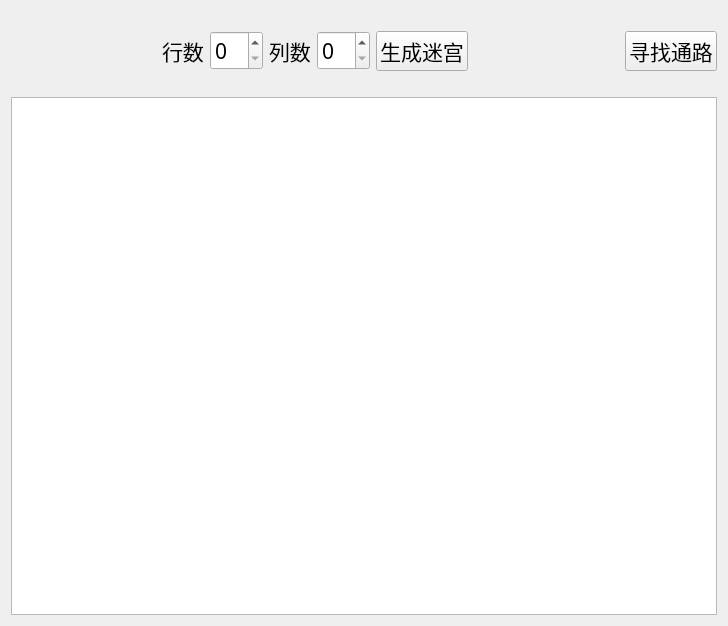
<?xml version="1.0" encoding="UTF-8"?>
<ui version="4.0">
 <class>AStar</class>
 <widget class="QFrame" name="AStar">
  <property name="windowModality">
   <enum>Qt::NonModal</enum>
  </property>
  <property name="enabled">
   <bool>true</bool>
  </property>
  <property name="geometry">
   <rect>
    <x>0</x>
    <y>0</y>
    <width>728</width>
    <height>626</height>
   </rect>
  </property>
  <property name="windowTitle">
   <string>A*迷宫算法</string>
  </property>
  <layout class="QVBoxLayout" name="verticalLayout">
   <item>
    <spacer name="horizontalSpacer_4">
     <property name="orientation">
      <enum>Qt::Horizontal</enum>
     </property>
     <property name="sizeHint" stdset="0">
      <size>
       <width>40</width>
       <height>20</height>
      </size>
     </property>
    </spacer>
   </item>
   <item>
    <layout class="QHBoxLayout" name="horizontalLayout">
     <item>
      <spacer name="horizontalSpacer_2">
       <property name="orientation">
        <enum>Qt::Horizontal</enum>
       </property>
       <property name="sizeHint" stdset="0">
        <size>
         <width>40</width>
         <height>20</height>
        </size>
       </property>
      </spacer>
     </item>
     <item>
      <widget class="QLabel" name="label_row">
       <property name="font">
        <font>
         <family>微软雅黑 Light</family>
         <pointsize>16</pointsize>
        </font>
       </property>
       <property name="text">
        <string>行数</string>
       </property>
      </widget>
     </item>
     <item>
      <widget class="QSpinBox" name="spinBox_row">
       <property name="font">
        <font>
         <family>微软雅黑 Light</family>
         <pointsize>16</pointsize>
        </font>
       </property>
      </widget>
     </item>
     <item>
      <widget class="QLabel" name="label_col">
       <property name="font">
        <font>
         <family>微软雅黑 Light</family>
         <pointsize>16</pointsize>
        </font>
       </property>
       <property name="text">
        <string>列数</string>
       </property>
      </widget>
     </item>
     <item>
      <widget class="QSpinBox" name="spinBox_col">
       <property name="font">
        <font>
         <family>微软雅黑 Light</family>
         <pointsize>16</pointsize>
        </font>
       </property>
      </widget>
     </item>
     <item>
      <widget class="QPushButton" name="pushButtonGenerate">
       <property name="font">
        <font>
         <family>微软雅黑 Light</family>
         <pointsize>16</pointsize>
        </font>
       </property>
       <property name="text">
        <string>生成迷宫</string>
       </property>
      </widget>
     </item>
     <item>
      <spacer name="horizontalSpacer">
       <property name="orientation">
        <enum>Qt::Horizontal</enum>
       </property>
       <property name="sizeHint" stdset="0">
        <size>
         <width>40</width>
         <height>20</height>
        </size>
       </property>
      </spacer>
     </item>
     <item>
      <widget class="QPushButton" name="pushButtonResult">
       <property name="font">
        <font>
         <family>微软雅黑 Light</family>
         <pointsize>16</pointsize>
        </font>
       </property>
       <property name="text">
        <string>寻找通路</string>
       </property>
      </widget>
     </item>
    </layout>
   </item>
   <item>
    <spacer name="horizontalSpacer_3">
     <property name="orientation">
      <enum>Qt::Horizontal</enum>
     </property>
     <property name="sizeHint" stdset="0">
      <size>
       <width>40</width>
       <height>20</height>
      </size>
     </property>
    </spacer>
   </item>
   <item>
    <widget class="QTableWidget" name="tableWidget"/>
   </item>
  </layout>
 </widget>
 <resources/>
 <connections/>
</ui>
